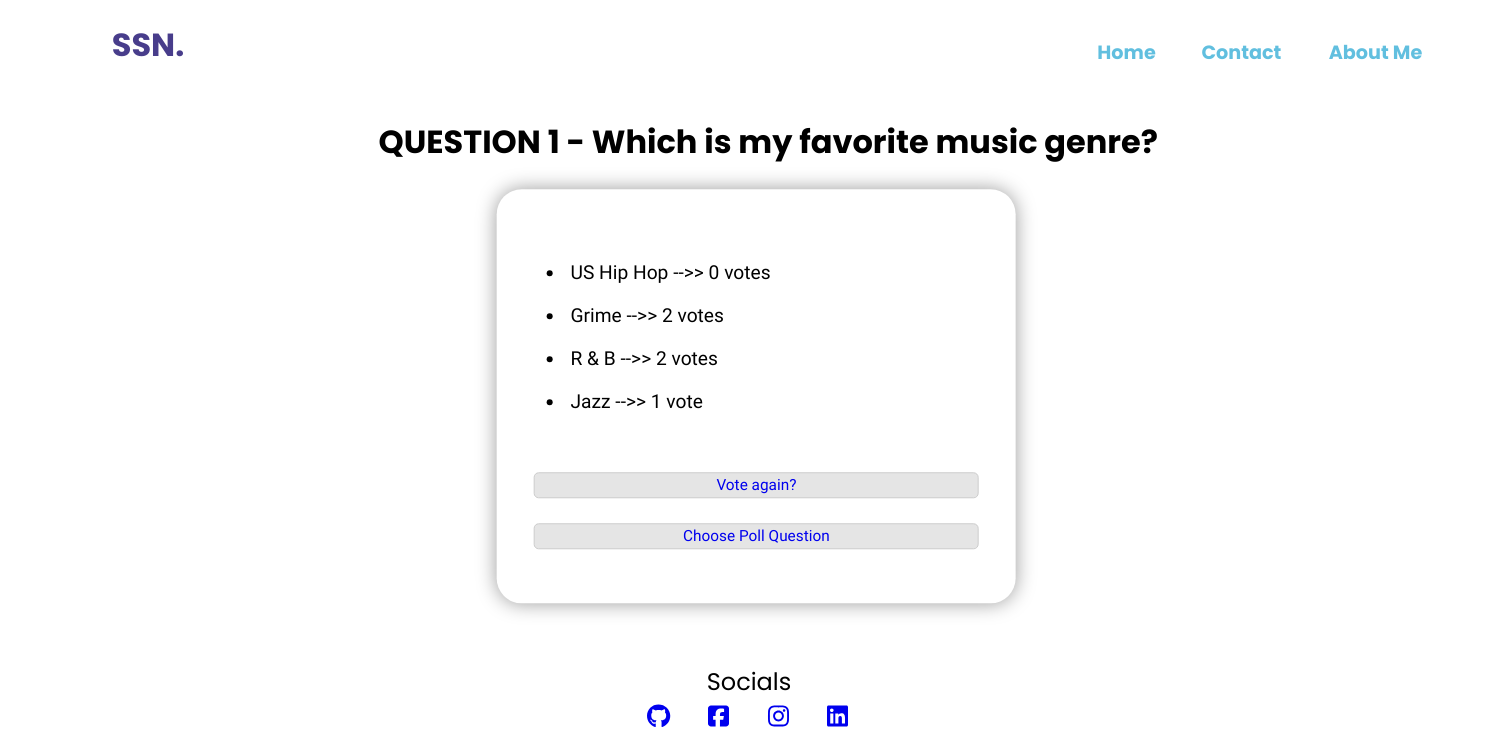
Page /polls/1/results/ on the committed database.
### poll/models.py (models this page shows, shortened)
class Question(models.Model):
    question_text = models.CharField(max_length=200)
    pub_date = models.DateTimeField('date published')

class Choice(models.Model):
    question = models.ForeignKey(Question, on_delete=models.CASCADE)
    choice_text = models.CharField(max_length=200)
    votes = models.IntegerField(default=0)

### poll/views.py (the view)
# urls.py: path('<int:question_id>/results/', views.results, name='results'),
def results(request, question_id):
    question = get_object_or_404(Question, pk=question_id)
    return render(request, 'result.html', {'question': question})

### poll/templates/result.html (shortened to what this page needs)
{% extends "main_p.html"%}
        {% block dependencies%}
            {% load static %}
            <link rel="stylesheet" type="text/css" href="{% static 'polls.css' %}">
        {% endblock dependencies%}
        {% block content%}
            <div class='poll'>
                <h1>QUESTION {{ question.id }} - {{ question.question_text }}</h1>
                <div class='poll-container'>
                    <div class='poll-card'>
                        <fieldset style="border: none;">
                            <ul>
                                {% for choice in question.choice_set.all %}
                                    <li>{{ choice.choice_text }} -->> {{ choice.votes }} vote{{ choice.votes|pluralize }}</li>
                                {% endfor %}
                            </ul>
                        </fieldset>
                        <a class="vote-opt" href="{% url 'polls:detail' question.id %}">Vote again?</a>
                        <a class="vote-opt" href="http://127.0.0.1:8000/polls/">Choose Poll Question</a>
                    </div>
                </div>
            </div>
        {% endblock content%}

### home/static/main.css (style rules this page uses)
body { font-family: 'Poppins', sans-serif; }

### poll/static/polls.css (style rules this page uses)
h1 { position: relative; left: 25%; }
a { text-decoration: none; }
.vote-opt { background-color: rgba(0,0,0,0.1); text-decoration: none; font-size: 0.96rem; text-align: center; border: 1px solid #ccc; padding: 3px 6px; margin: 8px 0; border-radius: 5px; }
.poll-container { display: flex; margin-top: 3%; justify-content: space-evenly; flex-direction: row; }
.poll-card { position: relative; left: 18%; top: 30%; transform: translate(-50%, -5%); display: flex; justify-content: space-evenly; background: white; align-items: left; flex-direction: column; border-radius: 25px; width: 30%; min-height: 340px; box-shadow: 0 0px 20px rgba(0,0,0,0.4); font-size: 1.2rem; padding: 2.5%; margin-bottom: 2%; text-align: left; font-family: 'Hahmlet', serif; }
ul { padding: 9px 10px; text-align: left; margin: 5px; border: 5px; }
li { margin-bottom: 10px; padding: 5px; }

### rows in the picture
Question: id "1", question_text "Which is my favorite music genre?"
Choice: choice_text "US Hip Hop", votes "0"
Choice: choice_text "Grime", votes "2"
Choice: choice_text "R & B", votes "2"
Choice: choice_text "Jazz", votes "1"
